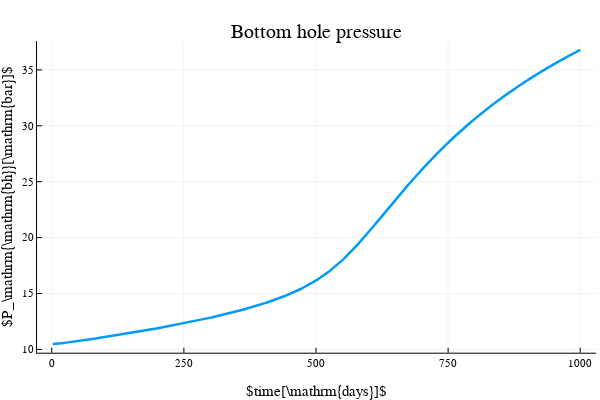

Here is the notebook cell this chart was saved with:
### Code cell
plot([2:tim],pb_[2:tim]/1e5,lw=LW1,
    xlabel = L"time[\mathrm{days}]",
    ylabel = L"P_\mathrm{\mathrm{bh}}[\mathrm{bar}]",legend = false, title = "Bottom hole pressure")
figfile = "BottomHolePressure_OpenValve_CF.svg"
savefig(figpath*figfile)

### Figure 1 — Plotly figure (JSON) as saved in the notebook; plotly's stock layout.template omitted (floating-point values rounded to 4 significant figures; data arrays with more than 128 entries replaced by an {"elided": "..."} marker saying what was removed)
{"data": [{"colorbar": {"title": ""}, "legendgroup": "y1", "line": {"color": "rgba(0, 154, 250, 1.000)", "dash": "solid", "shape": "linear", "width": 2.5}, "mode": "lines", "name": "y1", "showlegend": true, "type": "scatter", "x": {"elided": "999 int values"}, "xaxis": "x", "y": {"elided": "999 float values"}, "yaxis": "y", "zmax": null, "zmin": null}], "layout": {"annotations": [{"font": {"color": "rgba(0, 0, 0, 1.000)", "family": "sans-serif", "size": 20}, "rotation": 0, "showarrow": false, "text": "Bottom hole pressure", "x": 0.5275, "xanchor": "center", "xref": "paper", "y": 1, "yanchor": "top", "yref": "paper"}], "height": 400, "margin": {"b": 20, "l": 0, "r": 0, "t": 20}, "paper_bgcolor": "rgba(255, 255, 255, 1.000)", "plot_bgcolor": "rgba(255, 255, 255, 1.000)", "showlegend": false, "width": 600, "xaxis": {"anchor": "y", "domain": [0.06165, 0.9934], "gridcolor": "rgba(0, 0, 0, 0.100)", "gridwidth": 0.5, "linecolor": "rgba(0, 0, 0, 1.000)", "mirror": false, "range": [-27.94, 1030.0], "showgrid": true, "showline": true, "showticklabels": true, "tickangle": 0, "tickcolor": "rgb(0, 0, 0)", "tickfont": {"color": "rgba(0, 0, 0, 1.000)", "family": "sans-serif", "size": 11}, "tickmode": "array", "ticks": "inside", "ticktext": ["0", "250", "500", "750", "1000"], "tickvals": [0, 250, 500, 750, 1000], "title": "$time[\\mathrm{days}]$", "titlefont": {"color": "rgba(0, 0, 0, 1.000)", "family": "sans-serif", "size": 15}, "type": "-", "visible": true, "zeroline": false, "zerolinecolor": "rgba(0, 0, 0, 1.000)"}, "yaxis": {"anchor": "x", "domain": [0.07581, 0.9415], "gridcolor": "rgba(0, 0, 0, 0.100)", "gridwidth": 0.5, "linecolor": "rgba(0, 0, 0, 1.000)", "mirror": false, "range": [9.707, 37.58], "showgrid": true, "showline": true, "showticklabels": true, "tickangle": 0, "tickcolor": "rgb(0, 0, 0)", "tickfont": {"color": "rgba(0, 0, 0, 1.000)", "family": "sans-serif", "size": 11}, "tickmode": "array", "ticks": "inside", "ticktext": ["10", "15", "20", "25", "30", "35"], "tickvals": [10, 15, 20, 25, 30, 35], "title": "$P_\\mathrm{\\mathrm{bh}}[\\mathrm{bar}]$", "titlefont": {"color": "rgba(0, 0, 0, 1.000)", "family": "sans-serif", "size": 15}, "type": "-", "visible": true, "zeroline": false, "zerolinecolor": "rgba(0, 0, 0, 1.000)"}}}
